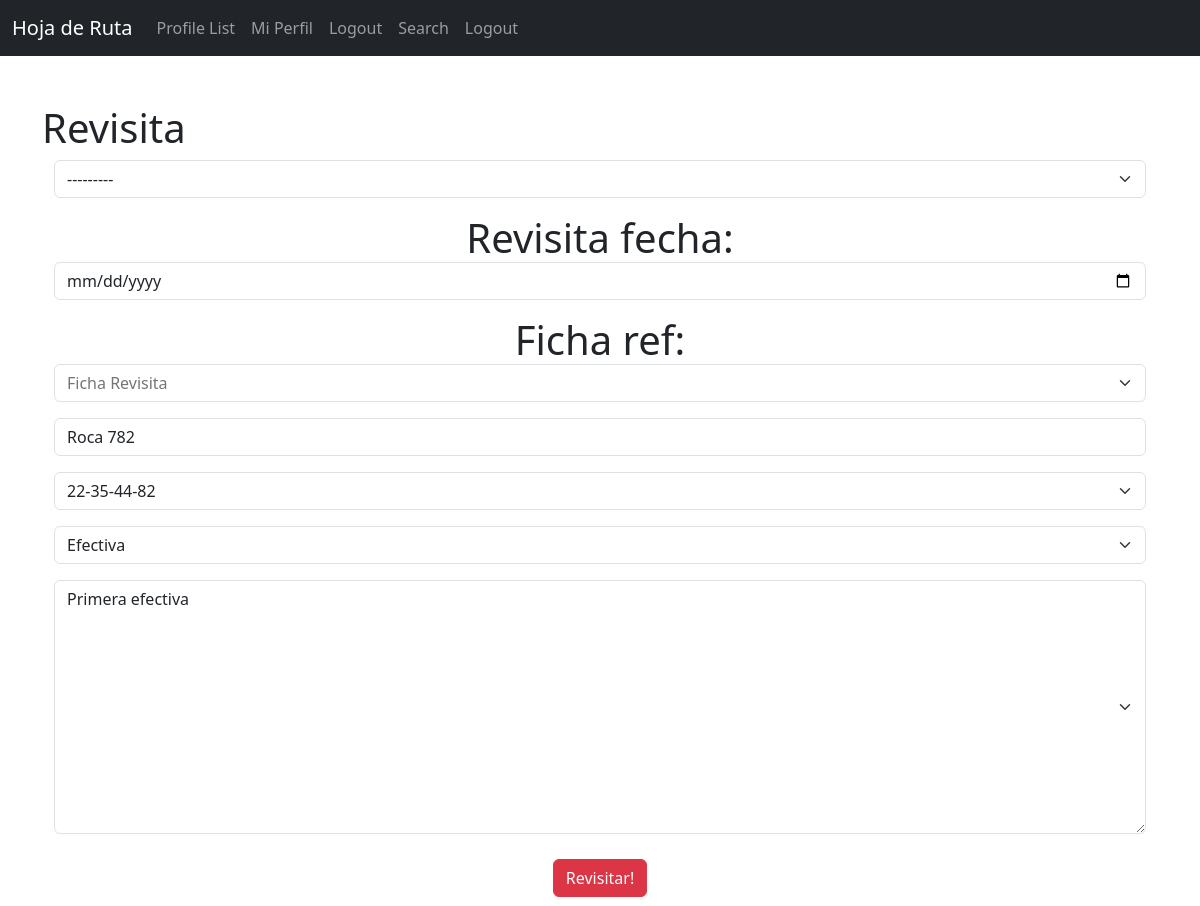
Page /rev_meep/6 (signed in) on the committed database.
### hoja_campo/models.py (models this page shows, shortened)
class Meep(models.Model):
    created_at = models.DateTimeField(auto_now_add=True)
    user = models.ForeignKey(User, related_name="meeps", on_delete=models.DO_NOTHING)
    domicilio = models.CharField(max_length=200)
    ficha = models.TextField(max_length=11)
    visita = models.ForeignKey(Ficha_Tipo, on_delete=models.CASCADE,null=True)
    revisita = models.ForeignKey(Ficha_Tipo_2, on_delete=models.CASCADE,null=True)
    revisita_fecha = models.DateField(blank=True, null=True)
    revisita_usuario = models.TextField(max_length=11,default='')
    ficha_ref = models.TextField(max_length=11,default='')
    comentarios = models.TextField(default=0, null=False,blank=False, max_length=200)

### hoja_campo/views.py (the view)
# urls.py: path('rev_meep/<int:pk>', views.rev_meep, name='rev_meep'),
def rev_meep(request, pk):
    if request.user.is_authenticated:
        meeps = Meep.objects.order_by("-created_at")
        meep = get_object_or_404(Meep, id=pk)
        form = RevMeepForm(request.POST or None, instance=meep)
        if request.method == "POST":
            if form.is_valid():
                    meep = form.save(commit=False)
                    meep.revisita_usuario = str(request.user)
                    meep.save()
                    messages.success(request, ("Revisitado!!"))
                    return render(request, 'home.html', {"meeps":meeps})
        else:
            return render(request, "rev_meep.html", {'form':form, 'meep':meep})
    else:
         messages.success(request, ("Necesitas loguearte para continuar.."))
         return render(request, 'login.html', {})

### hoja_campo/forms.py
class RevMeepForm(forms.ModelForm):
   class Meta:
      model=Meep
      fields=['revisita', 'revisita_fecha', 'ficha_ref','domicilio', 'ficha', 'visita','comentarios']
      labels={
         'revisita':'',
         'fecha revisita':'',
         'ficha revisita':'',
         'domicilio':'',
         'ficha':'',
         'visita':'',
         'comentarios': '',
       }
      widgets = {
         'revisita': forms.Select(attrs={'placeholder' : 'reVisita', 'class':'form-select'}),
         'revisita_fecha': forms.DateInput(attrs={'type':'date','class':'form-control'}),
         'ficha_ref': forms.TextInput(attrs={'placeholder' : 'Ficha Revisita', 'class':'form-select'}),
         'domicilio': forms.TextInput(attrs={'placeholder': 'Direccion', 'class':'form-control'}),
         'ficha': forms.TextInput(attrs={'placeholder' : 'Ficha', 'class':'form-select'}),
         'visita': forms.Select(attrs={'placeholder' : 'Visita', 'class':'form-select'}),
         'comentarios': forms.Textarea(attrs={'placeholder' : 'Comentarios', 'class':'form-select'}),
       }

### hoja_campo/models.py (called while the page is built)
    def __str__(self):
        return self.nombre

    def __str__(self):
        return self.nombre

### hoja_campo/templates/rev_meep.html (shortened to what this page needs)
{% extends 'base.html' %}
{% load static %}
{% block content %}
<h1>Revisita<h1>
<div class="container text-center">
    <div class="row">
            <div class="col-12">
              {% if form %}
              <form method=POST>
                {{ form.as_p }}
                <button type="submit" class="btn btn-danger">Revisitar!</button>
              </form>
              {% endif %}
            </div>
{% endblock %}

### rows in the picture
Meep: revisita "---------", domicilio "Roca 782", ficha "22-35-44-82", visita "Efectiva", comentarios "Primera efectiva"
